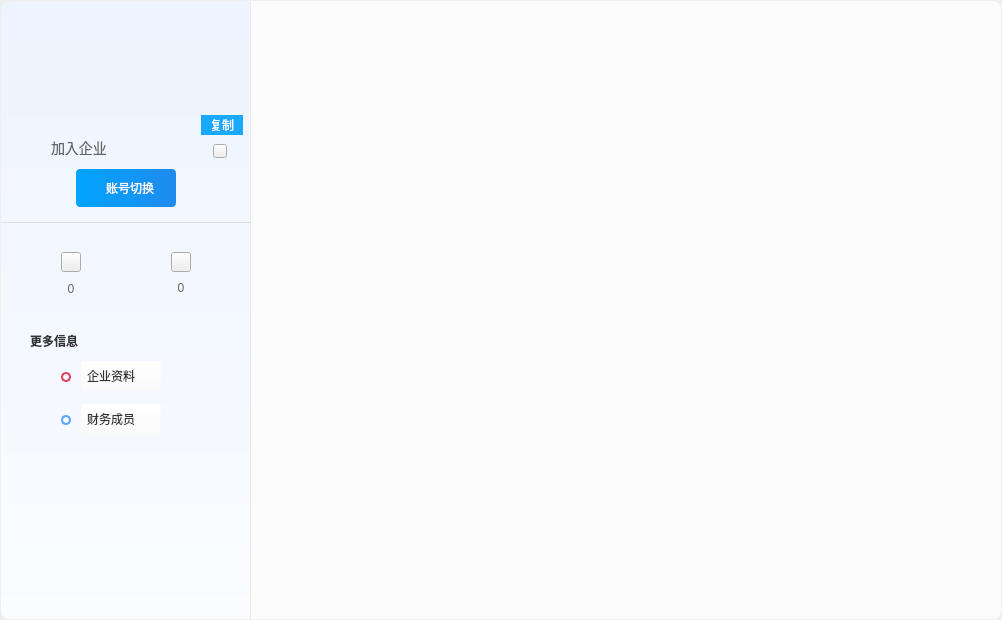
<?xml version="1.0" encoding="UTF-8"?>
<ui version="4.0">
 <class>EntCenterNewWidget</class>
 <widget class="QWidget" name="EntCenterNewWidget">
  <property name="geometry">
   <rect>
    <x>0</x>
    <y>0</y>
    <width>1002</width>
    <height>620</height>
   </rect>
  </property>
  <property name="sizePolicy">
   <sizepolicy hsizetype="Fixed" vsizetype="Preferred">
    <horstretch>0</horstretch>
    <verstretch>0</verstretch>
   </sizepolicy>
  </property>
  <property name="minimumSize">
   <size>
    <width>1002</width>
    <height>620</height>
   </size>
  </property>
  <property name="maximumSize">
   <size>
    <width>1002</width>
    <height>6200</height>
   </size>
  </property>
  <property name="windowTitle">
   <string>EntCenterWidget</string>
  </property>
  <property name="styleSheet">
   <string notr="true">QWidget#EntCenterWidget{background-color: rgb(255, 255, 255);};</string>
  </property>
  <layout class="QHBoxLayout" name="horizontalLayout_2">
   <property name="spacing">
    <number>0</number>
   </property>
   <property name="leftMargin">
    <number>0</number>
   </property>
   <property name="topMargin">
    <number>0</number>
   </property>
   <property name="rightMargin">
    <number>0</number>
   </property>
   <property name="bottomMargin">
    <number>0</number>
   </property>
   <item>
    <layout class="QHBoxLayout" name="horizontalLayout">
     <property name="spacing">
      <number>0</number>
     </property>
     <item>
      <widget class="QWidget" name="EntLeftWidget" native="true">
       <property name="sizePolicy">
        <sizepolicy hsizetype="Fixed" vsizetype="Fixed">
         <horstretch>0</horstretch>
         <verstretch>0</verstretch>
        </sizepolicy>
       </property>
       <property name="minimumSize">
        <size>
         <width>250</width>
         <height>618</height>
        </size>
       </property>
       <property name="maximumSize">
        <size>
         <width>250</width>
         <height>618</height>
        </size>
       </property>
       <property name="styleSheet">
        <string notr="true">QWidget#EntLeftWidget{background-color: qlineargradient(spread:pad, x1:0, y1:0, x2:0, y2:1, stop:0 #EDF4FF, stop:1 #FAFCFF);border-top-left-radius:8px;border-bottom-left-radius:8px;border-right:1px solid #EBEBEB;}</string>
       </property>
       <widget class="QToolButton" name="switchButton">
        <property name="geometry">
         <rect>
          <x>75</x>
          <y>168</y>
          <width>100</width>
          <height>38</height>
         </rect>
        </property>
        <property name="sizePolicy">
         <sizepolicy hsizetype="Fixed" vsizetype="Fixed">
          <horstretch>0</horstretch>
          <verstretch>0</verstretch>
         </sizepolicy>
        </property>
        <property name="minimumSize">
         <size>
          <width>100</width>
          <height>38</height>
         </size>
        </property>
        <property name="maximumSize">
         <size>
          <width>100</width>
          <height>38</height>
         </size>
        </property>
        <property name="layoutDirection">
         <enum>Qt::LeftToRight</enum>
        </property>
        <property name="styleSheet">
         <string notr="true">QToolButton{background-color:qlineargradient(spread:pad, x1:0, y1:0, x2:1, y2:0, stop:0 rgba(2, 164, 253, 1), stop:1 rgba(31, 139, 237, 1));border-radius:4px;font: 14px &quot;微软雅黑&quot;;color:rgba(255, 255, 255, 1);padding-left:8px;}
QToolButton:hover,pressed{ background-color: qlineargradient(spread:pad, x1:0, y1:0, x2:0, y2:1, stop:0 rgba(40, 178, 253, 1),stop:1 rgba(64, 156, 240, 1));
		  border-radius:4px;font: 14px &quot;微软雅黑&quot;;color:rgba(255, 255, 255, 1);}</string>
        </property>
        <property name="text">
         <string>账号切换</string>
        </property>
        <property name="icon">
         <iconset resource="EntCenterWidget.qrc">
          <normaloff>:/EntCenterWidget/image/swtich.png</normaloff>:/EntCenterWidget/image/swtich.png</iconset>
        </property>
        <property name="iconSize">
         <size>
          <width>16</width>
          <height>14</height>
         </size>
        </property>
        <property name="toolButtonStyle">
         <enum>Qt::ToolButtonTextBesideIcon</enum>
        </property>
       </widget>
       <widget class="AvatarLabel" name="labelAvatar">
        <property name="geometry">
         <rect>
          <x>95</x>
          <y>30</y>
          <width>60</width>
          <height>60</height>
         </rect>
        </property>
        <property name="sizePolicy">
         <sizepolicy hsizetype="Fixed" vsizetype="Fixed">
          <horstretch>0</horstretch>
          <verstretch>0</verstretch>
         </sizepolicy>
        </property>
        <property name="minimumSize">
         <size>
          <width>60</width>
          <height>60</height>
         </size>
        </property>
        <property name="maximumSize">
         <size>
          <width>60</width>
          <height>60</height>
         </size>
        </property>
        <property name="styleSheet">
         <string notr="true">border-image: url(:/EntCenterWidget/image/img_tx_d.png);</string>
        </property>
        <property name="text">
         <string/>
        </property>
       </widget>
       <widget class="QPushButton" name="copyTaxButton">
        <property name="geometry">
         <rect>
          <x>212</x>
          <y>143</y>
          <width>14</width>
          <height>14</height>
         </rect>
        </property>
        <property name="sizePolicy">
         <sizepolicy hsizetype="Fixed" vsizetype="Fixed">
          <horstretch>0</horstretch>
          <verstretch>0</verstretch>
         </sizepolicy>
        </property>
        <property name="minimumSize">
         <size>
          <width>14</width>
          <height>14</height>
         </size>
        </property>
        <property name="maximumSize">
         <size>
          <width>14</width>
          <height>14</height>
         </size>
        </property>
        <property name="toolTip">
         <string/>
        </property>
        <property name="styleSheet">
         <string notr="true">QPushButton{border-image: url(:/EntCenterWidget/image/copy.png);}
QPushButton:hover,pressed{border-image: url(:/EntCenterWidget/image/copy_sel.png);}</string>
        </property>
        <property name="text">
         <string/>
        </property>
       </widget>
       <widget class="QLabel" name="labeltaxno">
        <property name="geometry">
         <rect>
          <x>50</x>
          <y>110</y>
          <width>122</width>
          <height>12</height>
         </rect>
        </property>
        <property name="sizePolicy">
         <sizepolicy hsizetype="Fixed" vsizetype="Fixed">
          <horstretch>0</horstretch>
          <verstretch>0</verstretch>
         </sizepolicy>
        </property>
        <property name="minimumSize">
         <size>
          <width>122</width>
          <height>12</height>
         </size>
        </property>
        <property name="maximumSize">
         <size>
          <width>122</width>
          <height>12</height>
         </size>
        </property>
        <property name="styleSheet">
         <string notr="true">font-size:12px;
font-family:SourceHanSansCN-Normal,SourceHanSansCN;
font-weight:400;
color:rgba(51,51,51,1);
line-height:18px;</string>
        </property>
        <property name="text">
         <string/>
        </property>
        <property name="alignment">
         <set>Qt::AlignCenter</set>
        </property>
        <property name="wordWrap">
         <bool>true</bool>
        </property>
       </widget>
       <widget class="QLabel" name="labelTaxNo">
        <property name="geometry">
         <rect>
          <x>52</x>
          <y>144</y>
          <width>150</width>
          <height>12</height>
         </rect>
        </property>
        <property name="sizePolicy">
         <sizepolicy hsizetype="Fixed" vsizetype="Fixed">
          <horstretch>0</horstretch>
          <verstretch>0</verstretch>
         </sizepolicy>
        </property>
        <property name="minimumSize">
         <size>
          <width>150</width>
          <height>12</height>
         </size>
        </property>
        <property name="maximumSize">
         <size>
          <width>150</width>
          <height>12</height>
         </size>
        </property>
        <property name="styleSheet">
         <string notr="true">font: 12px &quot;微软雅黑&quot;;
color:#333333;</string>
        </property>
        <property name="text">
         <string/>
        </property>
        <property name="alignment">
         <set>Qt::AlignCenter</set>
        </property>
       </widget>
       <widget class="QLabel" name="labelSpaceLeft">
        <property name="geometry">
         <rect>
          <x>0</x>
          <y>221</y>
          <width>250</width>
          <height>1</height>
         </rect>
        </property>
        <property name="sizePolicy">
         <sizepolicy hsizetype="Fixed" vsizetype="Fixed">
          <horstretch>0</horstretch>
          <verstretch>0</verstretch>
         </sizepolicy>
        </property>
        <property name="minimumSize">
         <size>
          <width>250</width>
          <height>1</height>
         </size>
        </property>
        <property name="maximumSize">
         <size>
          <width>250</width>
          <height>1</height>
         </size>
        </property>
        <property name="styleSheet">
         <string notr="true">background-color: rgb(222, 222, 222);</string>
        </property>
        <property name="text">
         <string/>
        </property>
       </widget>
       <widget class="QPushButton" name="scoreButton">
        <property name="geometry">
         <rect>
          <x>60</x>
          <y>251</y>
          <width>20</width>
          <height>20</height>
         </rect>
        </property>
        <property name="sizePolicy">
         <sizepolicy hsizetype="Fixed" vsizetype="Fixed">
          <horstretch>0</horstretch>
          <verstretch>0</verstretch>
         </sizepolicy>
        </property>
        <property name="minimumSize">
         <size>
          <width>20</width>
          <height>20</height>
         </size>
        </property>
        <property name="maximumSize">
         <size>
          <width>20</width>
          <height>20</height>
         </size>
        </property>
        <property name="toolTip">
         <string>云币</string>
        </property>
        <property name="styleSheet">
         <string notr="true">QPushButton{border-image: url(:/EntCenterWidget/image/score.png);}</string>
        </property>
        <property name="text">
         <string/>
        </property>
       </widget>
       <widget class="QPushButton" name="couponButton">
        <property name="geometry">
         <rect>
          <x>170</x>
          <y>251</y>
          <width>20</width>
          <height>20</height>
         </rect>
        </property>
        <property name="sizePolicy">
         <sizepolicy hsizetype="Fixed" vsizetype="Fixed">
          <horstretch>0</horstretch>
          <verstretch>0</verstretch>
         </sizepolicy>
        </property>
        <property name="minimumSize">
         <size>
          <width>20</width>
          <height>20</height>
         </size>
        </property>
        <property name="maximumSize">
         <size>
          <width>20</width>
          <height>20</height>
         </size>
        </property>
        <property name="toolTip">
         <string>优惠劵</string>
        </property>
        <property name="styleSheet">
         <string notr="true">QPushButton{border-image: url(:/EntCenterWidget/image/coupon.png);}</string>
        </property>
        <property name="text">
         <string/>
        </property>
       </widget>
       <widget class="QLabel" name="labelMore">
        <property name="geometry">
         <rect>
          <x>29</x>
          <y>332</y>
          <width>57</width>
          <height>15</height>
         </rect>
        </property>
        <property name="sizePolicy">
         <sizepolicy hsizetype="Fixed" vsizetype="Fixed">
          <horstretch>0</horstretch>
          <verstretch>0</verstretch>
         </sizepolicy>
        </property>
        <property name="minimumSize">
         <size>
          <width>57</width>
          <height>15</height>
         </size>
        </property>
        <property name="maximumSize">
         <size>
          <width>57</width>
          <height>15</height>
         </size>
        </property>
        <property name="styleSheet">
         <string notr="true">font:14px &quot;微软雅黑&quot;;
font-weight:bold;
color:#333333;</string>
        </property>
        <property name="text">
         <string>更多信息</string>
        </property>
       </widget>
       <widget class="QLabel" name="labelEntInfo">
        <property name="geometry">
         <rect>
          <x>60</x>
          <y>371</y>
          <width>10</width>
          <height>10</height>
         </rect>
        </property>
        <property name="sizePolicy">
         <sizepolicy hsizetype="Fixed" vsizetype="Fixed">
          <horstretch>0</horstretch>
          <verstretch>0</verstretch>
         </sizepolicy>
        </property>
        <property name="minimumSize">
         <size>
          <width>10</width>
          <height>10</height>
         </size>
        </property>
        <property name="maximumSize">
         <size>
          <width>10</width>
          <height>10</height>
         </size>
        </property>
        <property name="styleSheet">
         <string notr="true">border:2px solid rgba(223,70,100,1);
border-radius:5px;</string>
        </property>
        <property name="text">
         <string/>
        </property>
       </widget>
       <widget class="QLabel" name="labelMember">
        <property name="geometry">
         <rect>
          <x>60</x>
          <y>414</y>
          <width>10</width>
          <height>10</height>
         </rect>
        </property>
        <property name="sizePolicy">
         <sizepolicy hsizetype="Fixed" vsizetype="Fixed">
          <horstretch>0</horstretch>
          <verstretch>0</verstretch>
         </sizepolicy>
        </property>
        <property name="minimumSize">
         <size>
          <width>10</width>
          <height>10</height>
         </size>
        </property>
        <property name="maximumSize">
         <size>
          <width>10</width>
          <height>10</height>
         </size>
        </property>
        <property name="styleSheet">
         <string notr="true">border:2px solid rgba(90,168,255,1);
border-radius:5px;</string>
        </property>
        <property name="text">
         <string/>
        </property>
       </widget>
       <widget class="QPushButton" name="entInfoButton">
        <property name="geometry">
         <rect>
          <x>80</x>
          <y>360</y>
          <width>80</width>
          <height>30</height>
         </rect>
        </property>
        <property name="sizePolicy">
         <sizepolicy hsizetype="Preferred" vsizetype="Fixed">
          <horstretch>0</horstretch>
          <verstretch>0</verstretch>
         </sizepolicy>
        </property>
        <property name="minimumSize">
         <size>
          <width>57</width>
          <height>30</height>
         </size>
        </property>
        <property name="maximumSize">
         <size>
          <width>570</width>
          <height>30</height>
         </size>
        </property>
        <property name="layoutDirection">
         <enum>Qt::LeftToRight</enum>
        </property>
        <property name="styleSheet">
         <string notr="true">QPushButton{background-color:rgba(255,255,255,0);font: 14px &quot;微软雅黑&quot;;color:rgba(51, 51, 51, 1);padding-left:-20px;}
QPushButton:hover,pressed{ background-color:rgba(255,255,255,0);font: 14px &quot;微软雅黑&quot;;color:rgba(31,139,237,1);}</string>
        </property>
        <property name="text">
         <string>企业资料</string>
        </property>
       </widget>
       <widget class="QPushButton" name="memberButton">
        <property name="geometry">
         <rect>
          <x>80</x>
          <y>403</y>
          <width>80</width>
          <height>30</height>
         </rect>
        </property>
        <property name="sizePolicy">
         <sizepolicy hsizetype="Preferred" vsizetype="Fixed">
          <horstretch>0</horstretch>
          <verstretch>0</verstretch>
         </sizepolicy>
        </property>
        <property name="minimumSize">
         <size>
          <width>57</width>
          <height>30</height>
         </size>
        </property>
        <property name="maximumSize">
         <size>
          <width>570</width>
          <height>30</height>
         </size>
        </property>
        <property name="styleSheet">
         <string notr="true">QPushButton{background-color:rgba(255,255,255,0);font: 14px &quot;微软雅黑&quot;;color:rgba(51, 51, 51, 1);padding-left:-20px;}
QPushButton:hover,pressed{ background-color:rgba(255,255,255,0);font: 14px &quot;微软雅黑&quot;;color:rgba(31,139,237,1);}</string>
        </property>
        <property name="text">
         <string>财务成员</string>
        </property>
       </widget>
       <widget class="QLabel" name="labelScore">
        <property name="geometry">
         <rect>
          <x>45</x>
          <y>281</y>
          <width>50</width>
          <height>13</height>
         </rect>
        </property>
        <property name="sizePolicy">
         <sizepolicy hsizetype="Fixed" vsizetype="Fixed">
          <horstretch>0</horstretch>
          <verstretch>0</verstretch>
         </sizepolicy>
        </property>
        <property name="minimumSize">
         <size>
          <width>50</width>
          <height>13</height>
         </size>
        </property>
        <property name="maximumSize">
         <size>
          <width>50</width>
          <height>13</height>
         </size>
        </property>
        <property name="styleSheet">
         <string notr="true">font: 16px &quot;微软雅黑&quot;;
color:#666666;</string>
        </property>
        <property name="text">
         <string>0</string>
        </property>
        <property name="alignment">
         <set>Qt::AlignCenter</set>
        </property>
       </widget>
       <widget class="QLabel" name="labelCoupon">
        <property name="geometry">
         <rect>
          <x>155</x>
          <y>280</y>
          <width>50</width>
          <height>13</height>
         </rect>
        </property>
        <property name="sizePolicy">
         <sizepolicy hsizetype="Fixed" vsizetype="Fixed">
          <horstretch>0</horstretch>
          <verstretch>0</verstretch>
         </sizepolicy>
        </property>
        <property name="minimumSize">
         <size>
          <width>50</width>
          <height>13</height>
         </size>
        </property>
        <property name="maximumSize">
         <size>
          <width>50</width>
          <height>13</height>
         </size>
        </property>
        <property name="styleSheet">
         <string notr="true">font: 16px &quot;微软雅黑&quot;;
color:#666666;</string>
        </property>
        <property name="text">
         <string>0</string>
        </property>
        <property name="alignment">
         <set>Qt::AlignCenter</set>
        </property>
       </widget>
       <widget class="QLabel" name="labelCopy">
        <property name="geometry">
         <rect>
          <x>200</x>
          <y>114</y>
          <width>42</width>
          <height>20</height>
         </rect>
        </property>
        <property name="sizePolicy">
         <sizepolicy hsizetype="Fixed" vsizetype="Fixed">
          <horstretch>0</horstretch>
          <verstretch>0</verstretch>
         </sizepolicy>
        </property>
        <property name="minimumSize">
         <size>
          <width>42</width>
          <height>20</height>
         </size>
        </property>
        <property name="maximumSize">
         <size>
          <width>42</width>
          <height>20</height>
         </size>
        </property>
        <property name="styleSheet">
         <string notr="true">background-color: rgb(25, 169, 255);
font: 12px &quot;微软雅黑&quot;;
color:#FFFFFF;</string>
        </property>
        <property name="text">
         <string>复制</string>
        </property>
        <property name="alignment">
         <set>Qt::AlignCenter</set>
        </property>
       </widget>
       <widget class="QLabel" name="labelAddComp">
        <property name="geometry">
         <rect>
          <x>50</x>
          <y>140</y>
          <width>126</width>
          <height>14</height>
         </rect>
        </property>
        <property name="maximumSize">
         <size>
          <width>126</width>
          <height>14</height>
         </size>
        </property>
        <property name="styleSheet">
         <string notr="true">font-size:14px;
font-family:SourceHanSansCN-Normal,SourceHanSansCN;
font-weight:400;
color:rgba(102,102,102,1);
line-height:21px;</string>
        </property>
        <property name="text">
         <string>加入企业</string>
        </property>
       </widget>
       <widget class="QLabel" name="labelVip">
        <property name="geometry">
         <rect>
          <x>95</x>
          <y>30</y>
          <width>60</width>
          <height>60</height>
         </rect>
        </property>
        <property name="sizePolicy">
         <sizepolicy hsizetype="Fixed" vsizetype="Fixed">
          <horstretch>0</horstretch>
          <verstretch>0</verstretch>
         </sizepolicy>
        </property>
        <property name="minimumSize">
         <size>
          <width>60</width>
          <height>60</height>
         </size>
        </property>
        <property name="maximumSize">
         <size>
          <width>60</width>
          <height>60</height>
         </size>
        </property>
        <property name="styleSheet">
         <string notr="true">border-image: url(:/EntCenterWidget/image/qyzx_icon_vip_wjr.png);</string>
        </property>
        <property name="text">
         <string/>
        </property>
       </widget>
       <widget class="QLabel" name="labelComName">
        <property name="geometry">
         <rect>
          <x>50</x>
          <y>90</y>
          <width>140</width>
          <height>14</height>
         </rect>
        </property>
        <property name="sizePolicy">
         <sizepolicy hsizetype="Fixed" vsizetype="Fixed">
          <horstretch>0</horstretch>
          <verstretch>0</verstretch>
         </sizepolicy>
        </property>
        <property name="minimumSize">
         <size>
          <width>140</width>
          <height>14</height>
         </size>
        </property>
        <property name="maximumSize">
         <size>
          <width>140</width>
          <height>14</height>
         </size>
        </property>
        <property name="styleSheet">
         <string notr="true">font-size:14px;
font-family:SourceHanSansCN-Normal,SourceHanSansCN;
font-weight:400;
color:rgba(51,51,51,1);
line-height:21px;</string>
        </property>
        <property name="text">
         <string/>
        </property>
        <property name="alignment">
         <set>Qt::AlignCenter</set>
        </property>
        <property name="wordWrap">
         <bool>true</bool>
        </property>
       </widget>
      </widget>
     </item>
     <item>
      <widget class="QWidget" name="EntRightWidget" native="true">
       <property name="sizePolicy">
        <sizepolicy hsizetype="Fixed" vsizetype="Fixed">
         <horstretch>0</horstretch>
         <verstretch>0</verstretch>
        </sizepolicy>
       </property>
       <property name="minimumSize">
        <size>
         <width>750</width>
         <height>618</height>
        </size>
       </property>
       <property name="maximumSize">
        <size>
         <width>750</width>
         <height>618</height>
        </size>
       </property>
       <property name="styleSheet">
        <string notr="true">QWidget#EntRightWidget{background-color: rgb(252, 252, 252);border-top-right-radius:8px;border-bottom-right-radius:8px;}</string>
       </property>
      </widget>
     </item>
    </layout>
   </item>
  </layout>
 </widget>
 <layoutdefault spacing="6" margin="11"/>
 <customwidgets>
  <customwidget>
   <class>AvatarLabel</class>
   <extends>QLabel</extends>
   <header location="global">AvatarLabel.h</header>
  </customwidget>
 </customwidgets>
 <resources>
  <include location="EntCenterWidget.qrc"/>
 </resources>
 <connections/>
</ui>
